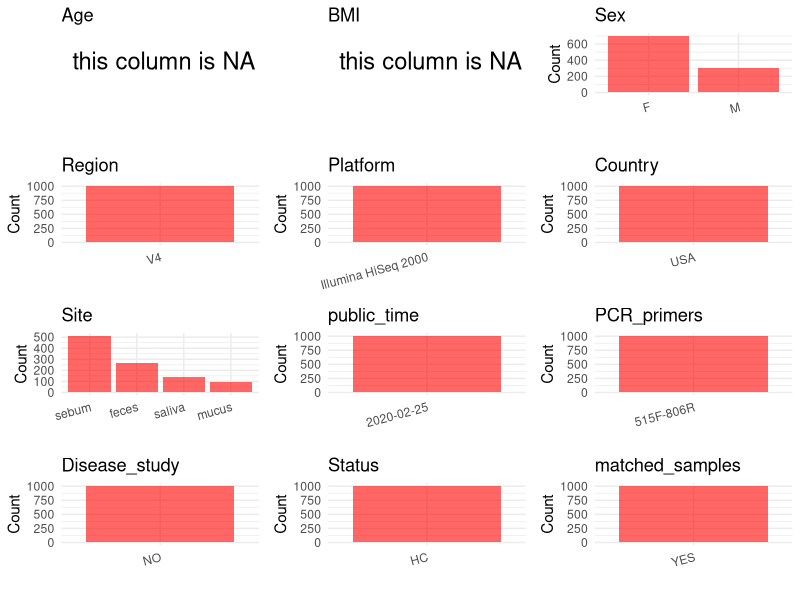

Here is the R script that generated this plot: (Note: this script raises an error after producing the figure.)
## ---- chunk 1
# Load necessary libraries
library(dplyr)
library(ggplot2)
library(cowplot)

# Set working directory (update this path to your local directory)
setwd("D:/oral_project/PRJEB36860")

# Read the initial metadata files
initial_meta<-read.csv("SraRunTable.csv",header = T)

# Combine the two metadata files
#meta <- rbind(initial_meta, initial_meta1)

#Remove entries non-oral samples
#initial_meta <- subset(initial_meta,isolate %in% c("saliva","tongue coat"))

# Check the number of samples containing "HT" in Sample.Name (e.g., healthy controls)
#nrow(subset(meta, grepl("HT", Sample.Name)))

# Display the first few rows of the metadata
head(initial_meta)
## ---- chunk 2
# Create a uniform metadata dataframe
metadata <- data.frame(
  BioProject = initial_meta$BioProject,
  Run = initial_meta$Run,
  sample_name = initial_meta$host_subject_id,
  Age = NA,
  BMI = NA,
  Sex = initial_meta$sex,
  Region = initial_meta$target_subfragment..exp.,
  Platform = initial_meta$Instrument,
  Country = initial_meta$geo_loc_name_country,
  Site = initial_meta$env_material,
  public_time = "2020-02-25",
  stringsAsFactors = FALSE
)
## ---- chunk 3
metadata <- metadata %>%
  mutate(Sex = recode(Sex, "female" = "F", "male" = "M"))
## ---- chunk 4
# Add information obtained from the publication
metadata$PCR_primers <- "515F-806R"
metadata$title <- "Naturalization of the microbiota developmental trajectory of Cesarean-born neonates after vaginal seeding"
metadata$Disease_study <- "NO"
# Assign disease status based on sample_name patterns
metadata$Status <- "HC"

#get subjects id with Saliva available
keep_subjects <- subset(metadata, Site %in% c("saliva", "mucus"))
#remove subjects without Saliva samples
metadata<-subset(metadata,sample_name %in% keep_subjects$sample_name)
#get subjects sampling counts
sample_counts <- table(metadata$sample_name)
# Create matched_samples column, any subjects have >=2 samples will be label "YES", otherwise "NO"
metadata$matched_samples <- ifelse(metadata$sample_name %in% names(sample_counts[sample_counts >= 2]), "YES", "NO")
## ---- chunk 5
# Check the number of unique runs and sample names
print(paste("Number of unique runs:", length(unique(metadata$Run))))
print(paste("Number of unique sample names:", length(unique(metadata$sample_name))))
## ---- chunk 6
# Select columns for visualization
plot_data <- metadata %>%
  select(-BioProject, -Run, -sample_name, -title)

# Function to create simple plots for each column
create_simple_plots <- function(data) {
  plots <- list()
  
  for (col in colnames(data)) {
    # Check if the column is all NA
    if (all(is.na(data[[col]]))) {
      # Create an empty plot with text indicating all NA
      p <- ggplot() +
        annotate("text", x = 0.5, y = 0.5, label = "this column is NA", size = 6) +
        labs(title = col) +
        theme_void()
    } else if (is.numeric(data[[col]])) {
      # Numeric variable: histogram
      p <- ggplot(data, aes(x = .data[[col]])) +
        geom_histogram(fill = "blue", alpha = 0.6, bins = 20, na.rm = TRUE) +
        labs(title = col) +
        theme_minimal()
    } else {
      # Categorical variable: bar plot (remove NA values)
      count_data <- as.data.frame(table(data[[col]], useNA = "ifany"))
      p <- ggplot(count_data, aes(x = reorder(Var1, -Freq), y = Freq)) +
        geom_col(fill = "red", alpha = 0.6) +
        labs(title = col, x = NULL, y = "Count") +
        theme_minimal() +
        theme(axis.text.x = element_text(angle = 15, hjust = 1))
    }
    plots[[col]] <- p
  }
  
  return(plots)
}

# Generate and arrange plots
plots <- create_simple_plots(plot_data)
p<-plot_grid(plots$Age, 
          plots$BMI, 
          plots$Sex, 
          plots$Region, 
          plots$Platform, 
          plots$Country, 
          plots$Site,
          plots$public_time, 
          plots$PCR_primers,
          plots$Disease_study,
          plots$Status,
          plots$matched_samples,# add 
          ncol = 3, align = "hv", axis = "lb")
ggsave("Metadata_Summary.png", plot = p, width = 8, height = 6, dpi = 150)
## ---- chunk 7
knitr::include_graphics("Metadata_Summary.png")
## ---- chunk 8
# Reorder columns to match the desired format
metadata <- metadata[, c(
  "BioProject", "Run", "sample_name", "Age", "BMI", "Sex", 
  "Region", "Platform", "Country", "Site", "public_time", 
  "PCR_primers", "title", "Disease_study", "Status","matched_samples"
)]

# Export the uniform metadata to a CSV file
write.csv(metadata, file = "metadata.csv", quote = FALSE)
head(metadata)
